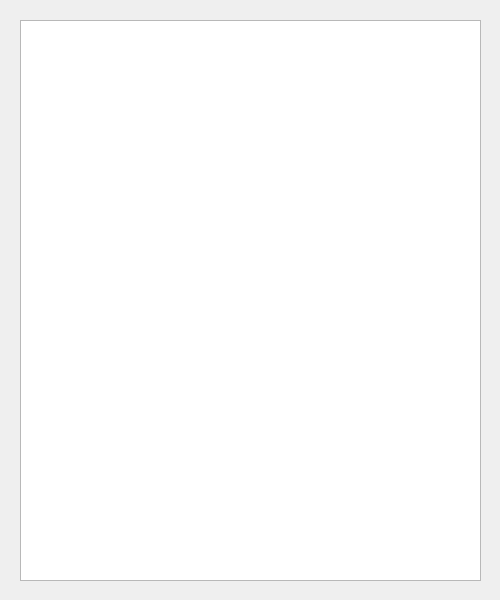
<?xml version="1.0" encoding="UTF-8"?>
<ui version="4.0">
 <class>Dialog</class>
 <widget class="QDialog" name="Dialog">
  <property name="geometry">
   <rect>
    <x>0</x>
    <y>0</y>
    <width>500</width>
    <height>600</height>
   </rect>
  </property>
  <property name="windowTitle">
   <string>词频统计</string>
  </property>
  <widget class="QListWidget" name="listWidget">
   <property name="geometry">
    <rect>
     <x>20</x>
     <y>20</y>
     <width>461</width>
     <height>561</height>
    </rect>
   </property>
  </widget>
 </widget>
 <resources/>
 <connections/>
</ui>
